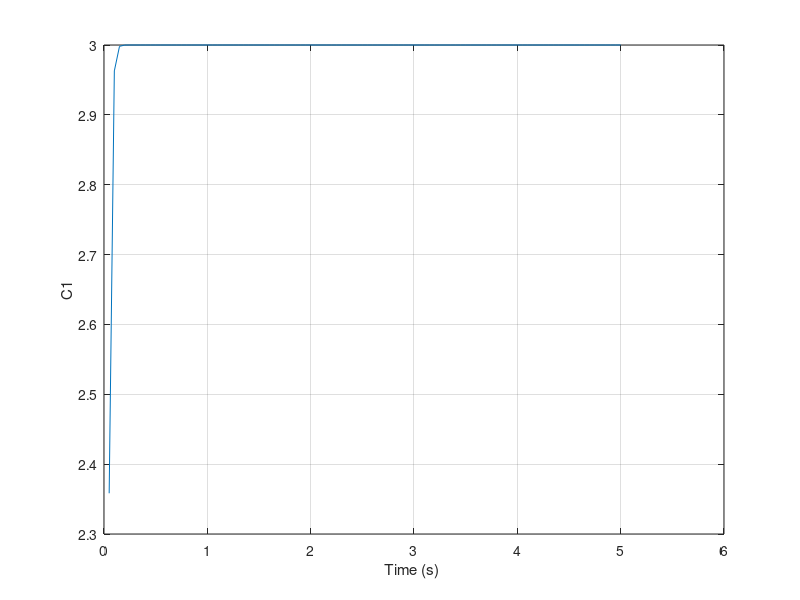
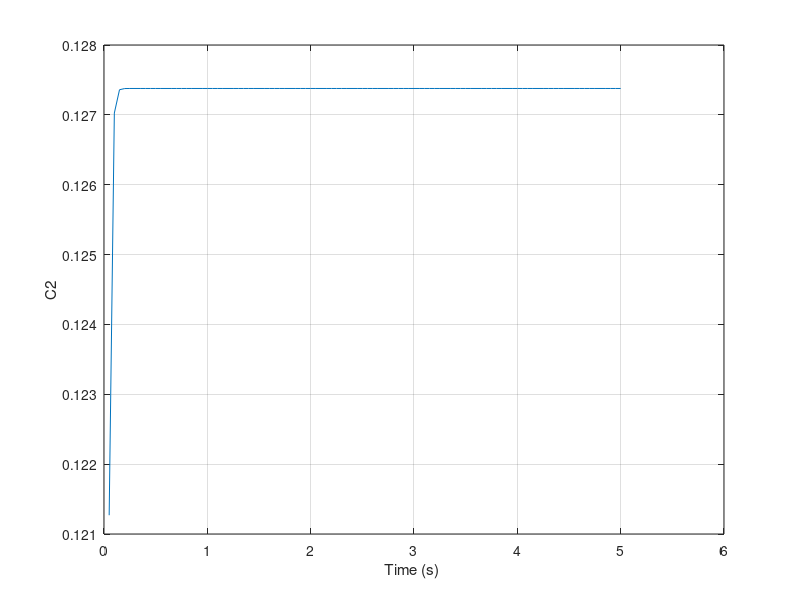
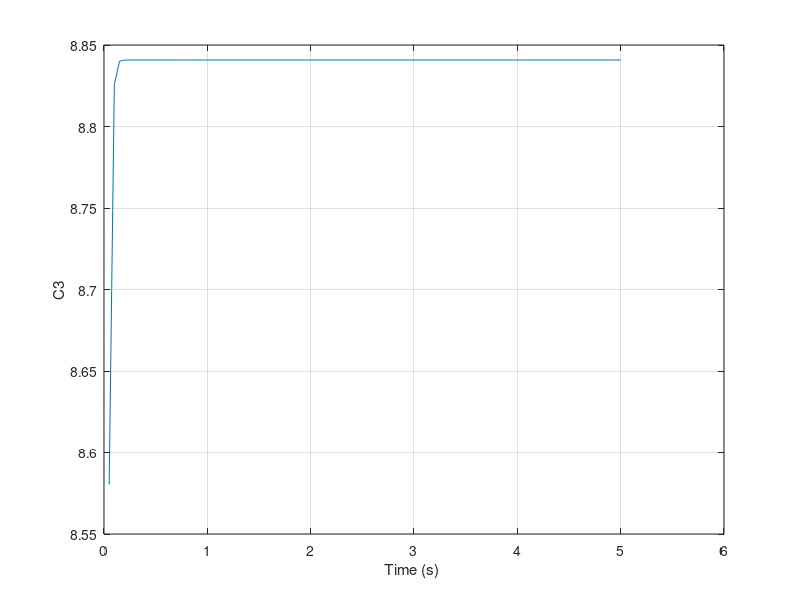
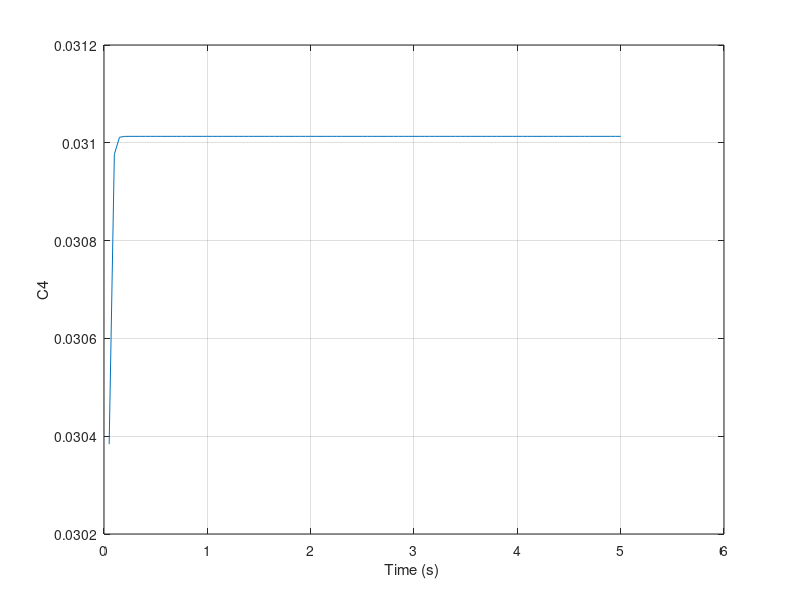

MATLAB code for these plots, in order:
clear
count=0;
ORDER=6;
WG=200.;
ZG=.5;
WACT=100.;
ZACT=.65;
KDEL=9000.;;
WR=2.;
DELCMX=30.;
PHIMX=10.;
PHIDMX=300.;
G=zeros([ORDER,1]);
A=zeros([ORDER,ORDER]);
F=zeros([ORDER,ORDER]);
S=zeros([ORDER,ORDER]);
G(4,1)=WACT*WACT;
F(1,5)=1;
F(2,2)=-WR;
F(2,3)=KDEL;
F(3,4)=1.;
F(4,3)=-WACT*WACT;
F(4,4)=-2.*ZACT*WACT;
F(5,6)=1.;
F(6,2)=WG*WG;
F(6,5)=-WG*WG;
F(6,6)=-2.*ZG*WG;
A(1,1)=(DELCMX/PHIMX)^2;
A(2,2)=(DELCMX/PHIDMX)^2;
T=0;
H=.0002;
S1=0;
TF=5.;
while ~(T >= (TF-.0001))
		 S1=S1+H;
		 SOLD=S;
		 STEP=1;
		 FLAG=0;
		 while STEP<=1
			if FLAG==1 
				STEP=2;
				HSD=H*SD;
				S=S+HSD; 	
				T=T+H;
			end
			SD=S*F+F'*S-S*G*G'*S+A;
			C=G'*S;
			FLAG=1;
		end
		FLAG=0;
		H2=.5*H;
		HSDP=H2*SD;
		SS=SOLD+S;
		SSP=.5*SS;
		S=SSP+HSDP;
		if S1>=.0499999
			S1=0;
			C1=C(1,1);
			C2=C(1,2);
			C3=C(1,3);
			C4=C(1,4);
			C5=C(1,5);
			C6=C(1,6);
			count=count+1;
			ArrayT(count)=T;
			ArrayC1(count)=C1;
			ArrayC2(count)=C2;
			ArrayC3(count)=C3;
			ArrayC4(count)=C4;
			ArrayC5(count)=C5;
			ArrayC6(count)=C6;
		 end
end
output=[ArrayT',ArrayC1',ArrayC2',ArrayC3',ArrayC4',ArrayC5'...
		ArrayC6'];
save datfil.txt output -ascii
disp 'simulation finished'
clc
figure
plot(ArrayT,ArrayC1),grid
xlabel('Time (s) ')
ylabel('C1')
figure
plot(ArrayT,ArrayC2),grid
xlabel('Time (s) ')
ylabel('C2')
figure
plot(ArrayT,ArrayC3),grid
xlabel('Time (s) ')
ylabel('C3')
figure
plot(ArrayT,ArrayC4),grid
xlabel('Time (s) ')
ylabel('C4')
figure
plot(ArrayT,ArrayC5),grid
xlabel('Time (s) ')
ylabel('C5')
figure
plot(ArrayT,ArrayC6),grid
xlabel('Time (s) ')
ylabel('C6')
C1
C2
C3
C4
C5
C6
		
		

				 
